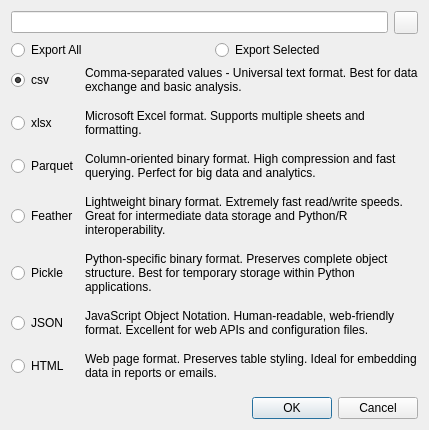
<?xml version="1.0" encoding="UTF-8"?>
<ui version="4.0">
 <class>DataframeExportSettingsDialog</class>
 <widget class="QDialog" name="DataframeExportSettingsDialog">
  <property name="geometry">
   <rect>
    <x>0</x>
    <y>0</y>
    <width>429</width>
    <height>430</height>
   </rect>
  </property>
  <property name="windowTitle">
   <string>Export Data Setting</string>
  </property>
  <layout class="QVBoxLayout" name="verticalLayout">
   <item>
    <layout class="QHBoxLayout" name="horizontalLayout_2">
     <item>
      <widget class="QLineEdit" name="lineEditFolderPath"/>
     </item>
     <item>
      <widget class="QToolButton" name="toolButtonBrowser">
       <property name="toolTip">
        <string>Select Folder To Export</string>
       </property>
       <property name="text">
        <string/>
       </property>
       <property name="icon">
        <iconset resource="../DataAnalysisResource.qrc">
         <normaloff>:/DataAnalysisPluginIcon/icon/folder.svg</normaloff>:/DataAnalysisPluginIcon/icon/folder.svg</iconset>
       </property>
      </widget>
     </item>
    </layout>
   </item>
   <item>
    <layout class="QHBoxLayout" name="horizontalLayout">
     <property name="spacing">
      <number>1</number>
     </property>
     <item>
      <widget class="QRadioButton" name="radioButtonExportAll">
       <property name="text">
        <string>Export All</string>
       </property>
       <property name="checked">
        <bool>true</bool>
       </property>
      </widget>
     </item>
     <item>
      <widget class="QRadioButton" name="radioButtonExportSelected">
       <property name="text">
        <string>Export Selected</string>
       </property>
      </widget>
     </item>
    </layout>
   </item>
   <item>
    <layout class="QGridLayout" name="gridLayout">
     <property name="horizontalSpacing">
      <number>6</number>
     </property>
     <property name="verticalSpacing">
      <number>15</number>
     </property>
     <item row="3" column="0">
      <widget class="QRadioButton" name="radioButtonFeather">
       <property name="text">
        <string>Feather</string>
       </property>
       <attribute name="buttonGroup">
        <string notr="true">buttonGroup</string>
       </attribute>
      </widget>
     </item>
     <item row="0" column="1">
      <widget class="QLabel" name="label">
       <property name="sizePolicy">
        <sizepolicy hsizetype="Expanding" vsizetype="Preferred">
         <horstretch>0</horstretch>
         <verstretch>0</verstretch>
        </sizepolicy>
       </property>
       <property name="text">
        <string>Comma-separated values - Universal text format. Best for data exchange and basic analysis.</string>
       </property>
       <property name="wordWrap">
        <bool>true</bool>
       </property>
      </widget>
     </item>
     <item row="2" column="1">
      <widget class="QLabel" name="label_4">
       <property name="text">
        <string>Column-oriented binary format. High compression and fast querying. Perfect for big data and analytics.</string>
       </property>
       <property name="wordWrap">
        <bool>true</bool>
       </property>
      </widget>
     </item>
     <item row="5" column="0">
      <widget class="QRadioButton" name="radioButtonJson">
       <property name="text">
        <string>JSON</string>
       </property>
       <attribute name="buttonGroup">
        <string notr="true">buttonGroup</string>
       </attribute>
      </widget>
     </item>
     <item row="1" column="1">
      <widget class="QLabel" name="label_2">
       <property name="text">
        <string>Microsoft Excel format. Supports multiple sheets and formatting.</string>
       </property>
       <property name="wordWrap">
        <bool>true</bool>
       </property>
      </widget>
     </item>
     <item row="4" column="1">
      <widget class="QLabel" name="label_5">
       <property name="text">
        <string>Python-specific binary format. Preserves complete object structure. Best for temporary storage within Python applications.</string>
       </property>
       <property name="wordWrap">
        <bool>true</bool>
       </property>
      </widget>
     </item>
     <item row="3" column="1">
      <widget class="QLabel" name="label_3">
       <property name="text">
        <string>Lightweight binary format. Extremely fast read/write speeds. Great for intermediate data storage and Python/R interoperability.</string>
       </property>
       <property name="wordWrap">
        <bool>true</bool>
       </property>
      </widget>
     </item>
     <item row="4" column="0">
      <widget class="QRadioButton" name="radioButtonPickle">
       <property name="text">
        <string>Pickle</string>
       </property>
       <attribute name="buttonGroup">
        <string notr="true">buttonGroup</string>
       </attribute>
      </widget>
     </item>
     <item row="6" column="0">
      <widget class="QRadioButton" name="radioButtonHtml">
       <property name="text">
        <string>HTML</string>
       </property>
       <attribute name="buttonGroup">
        <string notr="true">buttonGroup</string>
       </attribute>
      </widget>
     </item>
     <item row="0" column="0">
      <widget class="QRadioButton" name="radioButtonCsv">
       <property name="text">
        <string>csv</string>
       </property>
       <property name="checked">
        <bool>true</bool>
       </property>
       <attribute name="buttonGroup">
        <string notr="true">buttonGroup</string>
       </attribute>
      </widget>
     </item>
     <item row="1" column="0">
      <widget class="QRadioButton" name="radioButtonXlsx">
       <property name="text">
        <string>xlsx</string>
       </property>
       <attribute name="buttonGroup">
        <string notr="true">buttonGroup</string>
       </attribute>
      </widget>
     </item>
     <item row="2" column="0">
      <widget class="QRadioButton" name="radioButtonParquet">
       <property name="text">
        <string>Parquet</string>
       </property>
       <attribute name="buttonGroup">
        <string notr="true">buttonGroup</string>
       </attribute>
      </widget>
     </item>
     <item row="5" column="1">
      <widget class="QLabel" name="label_6">
       <property name="text">
        <string>JavaScript Object Notation. Human-readable, web-friendly format. Excellent for web APIs and configuration files.</string>
       </property>
       <property name="wordWrap">
        <bool>true</bool>
       </property>
      </widget>
     </item>
     <item row="6" column="1">
      <widget class="QLabel" name="label_7">
       <property name="text">
        <string>Web page format. Preserves table styling. Ideal for embedding data in reports or emails.</string>
       </property>
       <property name="wordWrap">
        <bool>true</bool>
       </property>
      </widget>
     </item>
    </layout>
   </item>
   <item>
    <spacer name="verticalSpacer">
     <property name="orientation">
      <enum>Qt::Vertical</enum>
     </property>
     <property name="sizeHint" stdset="0">
      <size>
       <width>20</width>
       <height>18</height>
      </size>
     </property>
    </spacer>
   </item>
   <item>
    <widget class="QDialogButtonBox" name="buttonBox">
     <property name="standardButtons">
      <set>QDialogButtonBox::Cancel|QDialogButtonBox::Ok</set>
     </property>
    </widget>
   </item>
  </layout>
 </widget>
 <resources>
  <include location="../DataAnalysisResource.qrc"/>
 </resources>
 <connections>
  <connection>
   <sender>buttonBox</sender>
   <signal>accepted()</signal>
   <receiver>DataframeExportSettingsDialog</receiver>
   <slot>accept()</slot>
   <hints>
    <hint type="sourcelabel">
     <x>301</x>
     <y>513</y>
    </hint>
    <hint type="destinationlabel">
     <x>106</x>
     <y>505</y>
    </hint>
   </hints>
  </connection>
  <connection>
   <sender>buttonBox</sender>
   <signal>rejected()</signal>
   <receiver>DataframeExportSettingsDialog</receiver>
   <slot>reject()</slot>
   <hints>
    <hint type="sourcelabel">
     <x>350</x>
     <y>527</y>
    </hint>
    <hint type="destinationlabel">
     <x>145</x>
     <y>542</y>
    </hint>
   </hints>
  </connection>
 </connections>
 <buttongroups>
  <buttongroup name="buttonGroup"/>
 </buttongroups>
</ui>
